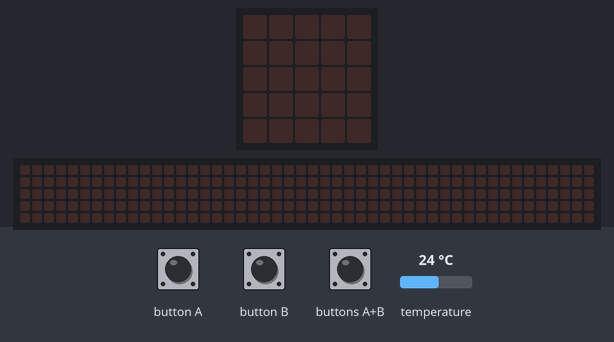
This program was run on a simulated BBC micro:bit running MicroPython. On the bench: the board's 5×5 LED display, a strip that is not on the board, showing the scrolling text unrolled. The inputs (shaded band) are chosen by the test bench; at power-on: temperature 24 °C. The 48×5 strip is a reading aid, not a part: it shows the text the display is scrolling, unrolled, one strip-width of it at a time.

Above: at 1.2 s.
1.3 s: button A pressed for 0.15 s
At 1.38 s:
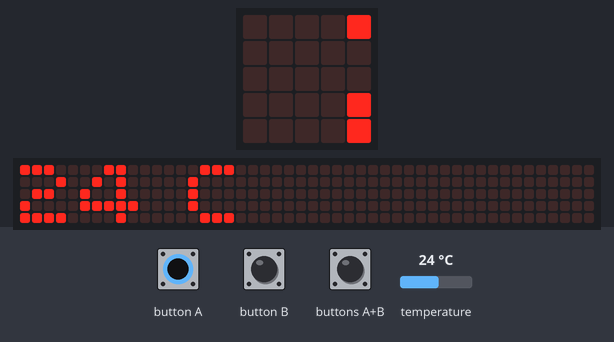
4.3 s: buttons A+B pressed for 1 s
At 4.93 s:
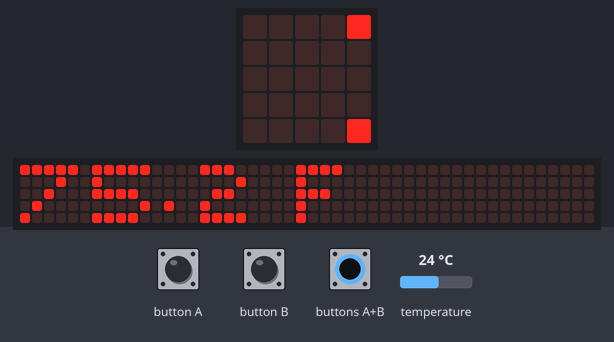
7.3 s: button B pressed for 3.2 s
At 9.83 s:
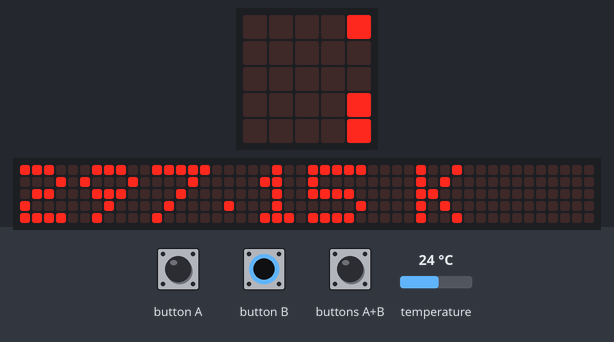
15.0 s: button A pressed for 3.2 s
At 16.38 s:
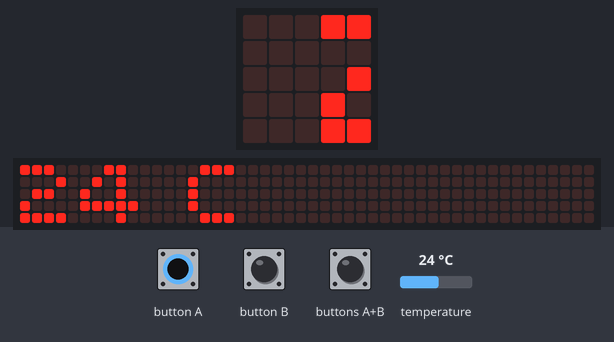
19.7 s: button A pressed for 1 s
At 20.08 s:
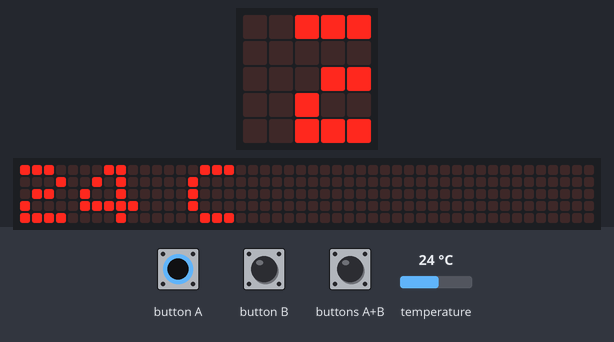

The program:

temperatura_c_f_k.py
```python
from microbit import *

while True:
    c = temperature()
    if button_a.is_pressed() and button_b.is_pressed():
        display.scroll(str(c*1.8+32) + ' F')
    elif button_a.is_pressed():
        display.scroll(str(c) + ' C')
    elif button_b.is_pressed():
        display.scroll(str(c + 273.15) + ' K')
    sleep(100)
```

Measured:
- after the input at 1.3 s, the display: changes at once (image 1)
- after the input at 4.3 s, the display: first differs from a run without the input after 0.56 s (image 2)
- after the input at 7.3 s, the display: first differs from a run without the input after 2.5 s (image 3)
- after the input at 15.0 s, the display: first differs from a run without the input after 1.2 s (image 4 shows a later state)
- after the input at 19.7 s, the display: first changes at once (image 5 shows a later state)
